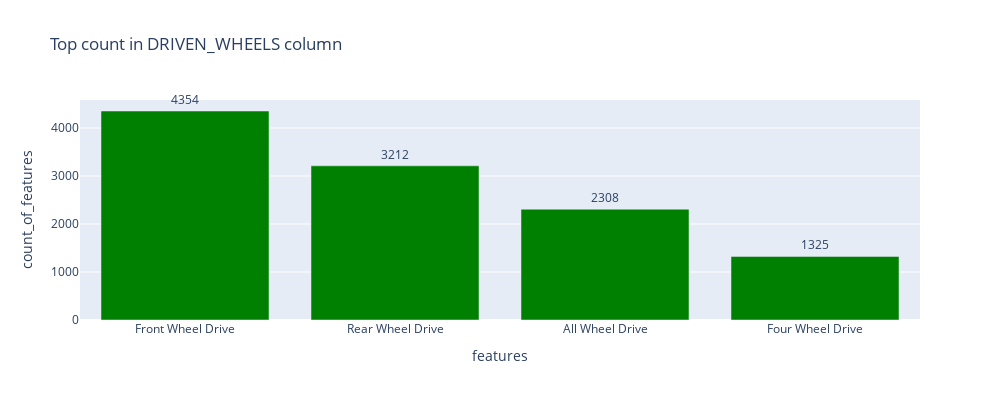

The cell this chart's notebook holds for it:
### Code cell
categorical_count(cleaned_car_data, 'driven_wheels')

### Figure 1 — Plotly figure (JSON) as saved in the notebook; plotly's stock layout.template omitted (floating-point values rounded to 4 significant figures)
{"data": [{"alignmentgroup": "True", "cliponaxis": false, "hovertemplate": "features=%{x}<br>count_of_features=%{text}<extra></extra>", "legendgroup": "", "marker": {"color": "green", "pattern": {"shape": ""}}, "name": "", "offsetgroup": "", "orientation": "v", "showlegend": false, "text": [4354, 3212, 2308, 1325], "textangle": 0, "textfont": {"size": 12}, "textposition": "outside", "type": "bar", "x": ["Front Wheel Drive", "Rear Wheel Drive", "All Wheel Drive", "Four Wheel Drive"], "xaxis": "x", "y": [4354, 3212, 2308, 1325], "yaxis": "y"}], "layout": {"barmode": "relative", "height": 400, "legend": {"tracegroupgap": 0}, "title": {"text": "Top count in DRIVEN_WHEELS column"}, "width": 1000, "xaxis": {"anchor": "y", "domain": [0, 1], "title": {"text": "features"}}, "yaxis": {"anchor": "x", "domain": [0, 1], "title": {"text": "count_of_features"}}}}
